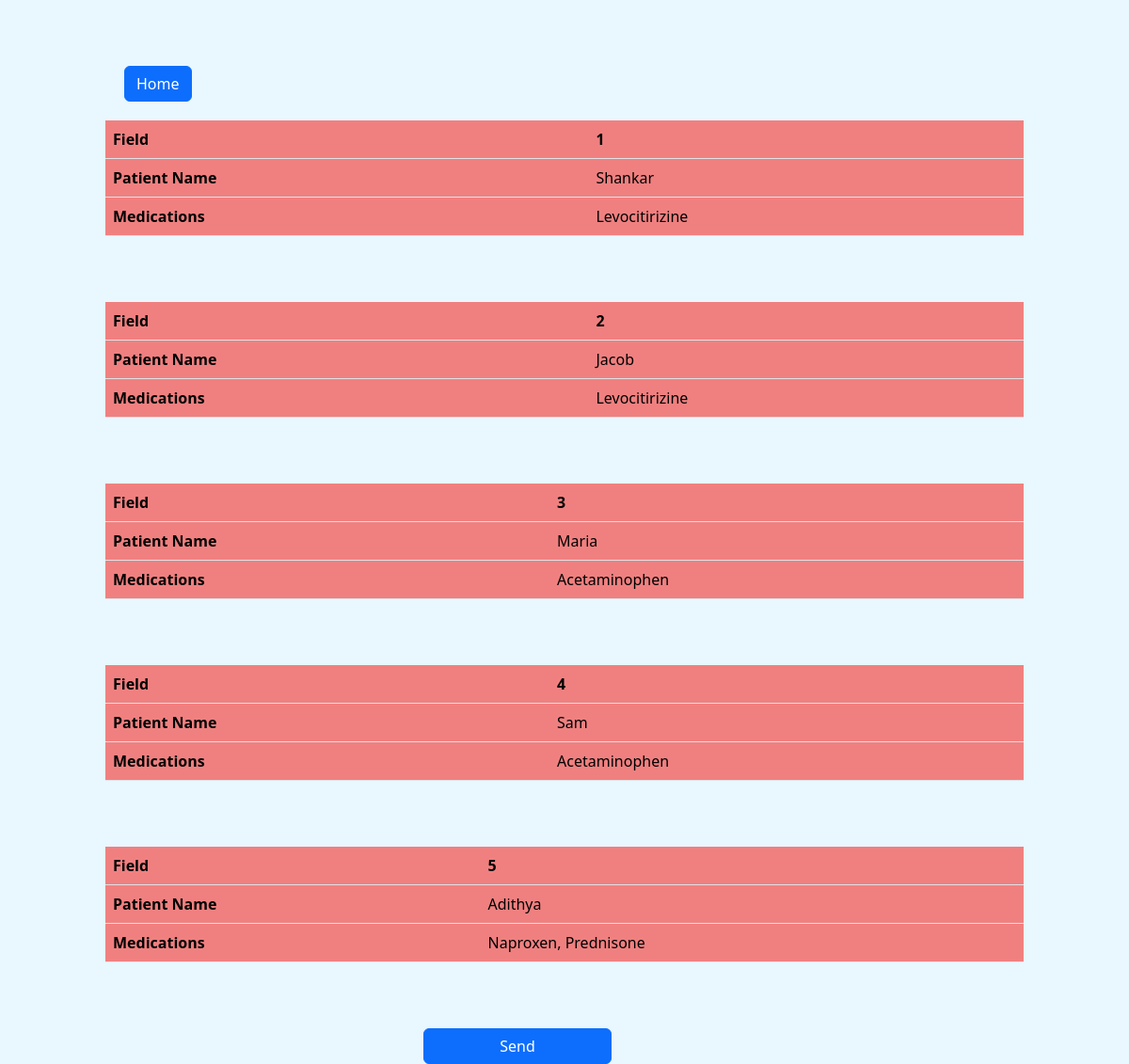
The app's page /doctor/prescription with its own data.
### Eapp/models.py (models this page shows)
class history(models.Model):
    patient_name=models.CharField(max_length=270)
    age=models.IntegerField()
    gender=models.CharField(max_length=240)
    BMI = models.IntegerField()
    background_notes = models.TextField()
    drug_history = models.TextField()
    patient_issues = models.CharField(max_length=500)
    Medications = models.CharField(max_length=240)

### Eapp/views.py (the view)
# urls.py: path('doctor/prescription',views.prescription,name='prescription'),
def prescription(request):
    det6=history.objects.all()
    return render(request, 'prescription.html', {'det6':det6})

### templates/prescription.html (shortened to what this page needs)
<!DOCTYPE html>
<html lang="en">
{% load static %}
<head>
    <link href="https://cdn.jsdelivr.net/npm/bootstrap@5.3.3/dist/css/bootstrap.min.css" rel="stylesheet">
</head>
<body style="background-color:#E9F7FF">
<div class="container" style="width:1000px; margin-top:50px;">
  <a class="btn btn-primary" href="/doctor/doc_index" style="margin:20px;">Home</a>
  {% for item in det6 %}
  <div class="page">
    <table class="table" style="margin: 0 auto;">
      <thead>
        <tr>
          <th scope="col" style="background-color:#F08080;">Field</th>
          <th scope="col" style="background-color: #F08080;">{{ forloop.counter }}</th>
        </tr>
      </thead>
      <tbody>
        <tr>
          <th scope="row" style="background-color: #F08080;">Patient Name</th>
          <td style="background-color: #F08080;">{{ item.patient_name }}</td>
        </tr>
          <th scope="row" style="background-color: #F08080;">Medications</th>
          <td style="background-color: #F08080;">{{ item.Medications }}</td>
      </tbody>
    </table>
  </div>
  {% endfor %}
</div>
<a href="pharm" style="margin-left:450px; width:200px;" class="btn btn-primary">Send</a>
</body>
</html>

### templates/prescription.html (style rules this page uses)
.page { page-break-after: always; display: block; margin-bottom: 50px; }

### records on screen
history: patient_name "Shankar", Medications "Levocitirizine"
history: patient_name "Jacob", Medications "Levocitirizine"
history: patient_name "Maria", Medications "Acetaminophen"
history: patient_name "Sam", Medications "Acetaminophen"
history: patient_name "Adithya", Medications "Naproxen, Prednisone"
